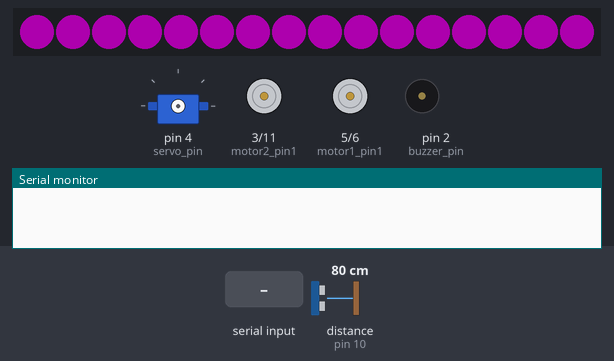
Simulated run of this sketch. Board: Arduino Uno, built with avr-gcc and run on an emulated ATmega328P. Parts: 16 RGB LEDs in strip order, left to right, servo, motor-driver pin pairs drawn as motors (green arrow = first pin HIGH = forward, orange = second pin HIGH = backward, longer = more drive), buzzer (waves = sounding), the last lines printed to the serial monitor. The test bench sets the inputs (shaded band); at power-on: distance to the obstacle (sensor on pin 10) 80 cm. The echo pulse lasts 58.3 µs per cm; dim RGB values are drawn brighter than linear.

Above: at 0.7 s.
5.2 s: "1" received over Serial
At 6.3 s:
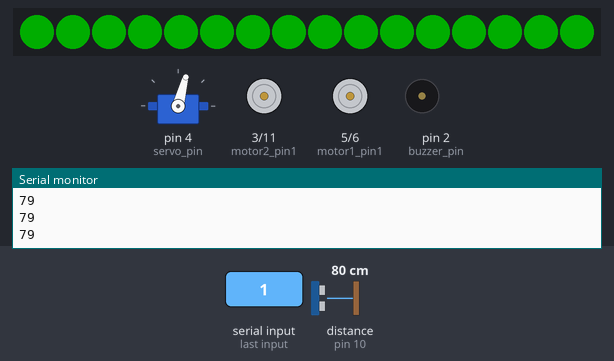
6.9 s: distance to the obstacle (sensor on pin 10) set to 4 cm
At 7.28 s:
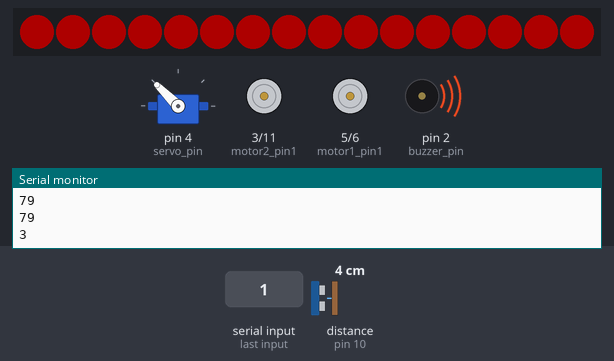
8.8 s: distance to the obstacle (sensor on pin 10) set to 27 cm
10.3 s: distance to the obstacle (sensor on pin 10) set to 33 cm
At 10.51 s:
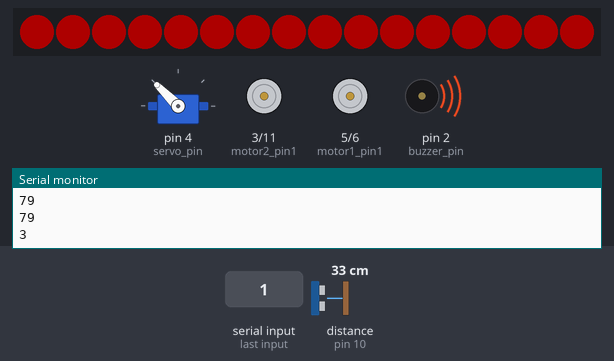
12.3 s: distance to the obstacle (sensor on pin 10) set to 9 cm
At 12.69 s:
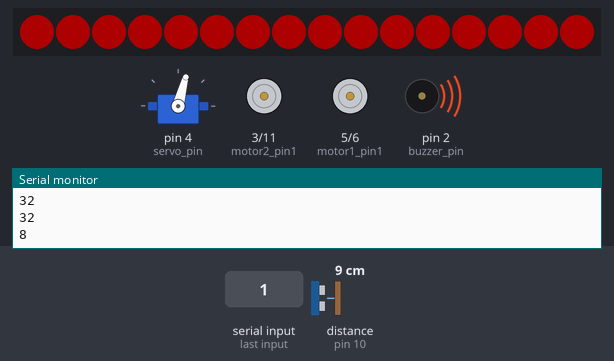
14.2 s: distance to the obstacle (sensor on pin 10) set to 35 cm
At 15.9 s:
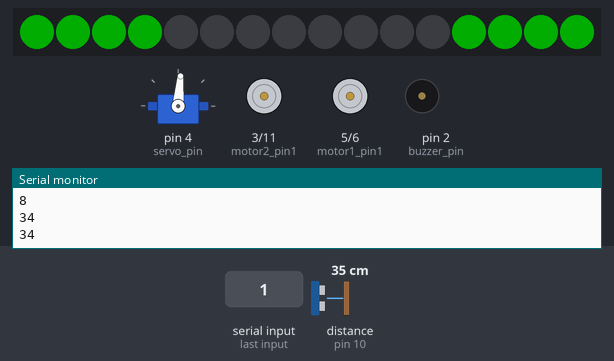
Timing chart, 0 to 17.5 s (numbered marks = the images above; inputs shaded):
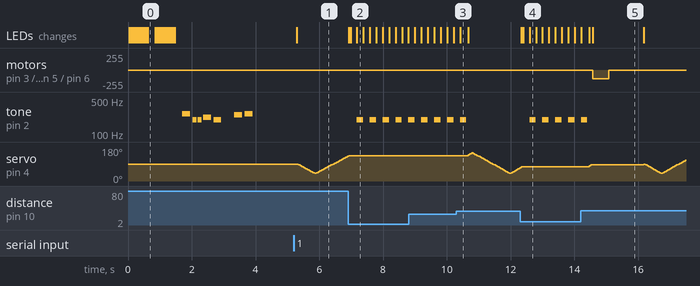

The sketch:

proiect_final.ino
```cpp
#include <SoftwareSerial.h>
#include <Servo.h>
Servo srv;
#define servo_pin 4

// Pini motor 1
#define motor1_pin1 5
#define motor1_pin2 6
// Pini motor 2
#define motor2_pin1 3
#define motor2_pin2 11
#define motor_speed 128
#define interval_ON 500
#define interval_OFF 1000

// Pini ultrasonic sensor
#define echoPin 10
#define trigPin 9
// RGB lights
#include <Adafruit_NeoPixel.h>
#define neopixel_pin 7
#define num_pixels 16
Adafruit_NeoPixel strip = Adafruit_NeoPixel(num_pixels, neopixel_pin, NEO_GRB + NEO_KHZ800);
// buzzer
int melody[] = {262, 196, 196, 220, 196, 0, 247, 262}; //frecvente de note muzicale
int noteDurations[] = {4, 8, 8, 4, 4, 4, 4, 4 };

#define buzzer_pin 2

char t;

// Functia setup() se executa o singura data, la inceputul programului
void setup() {
     Serial.begin(9600); // Interfata Serial 0, pentru PC

  // configurarea pinilor motor ca iesire, initial valoare 0
  pinMode(motor1_pin1, OUTPUT);
  pinMode(motor1_pin2, OUTPUT);
  pinMode(motor2_pin1, OUTPUT);
  pinMode(motor2_pin2, OUTPUT);
  digitalWrite(motor1_pin1, 0);
  digitalWrite(motor1_pin2, 0);
  digitalWrite(motor2_pin1, 0);
  digitalWrite(motor2_pin2, 0);
  pinMode(buzzer_pin, OUTPUT);
  pinMode(trigPin, OUTPUT);
  pinMode(echoPin, INPUT);
  pinMode(servo_pin, OUTPUT);
  pinMode(neopixel_pin, OUTPUT);
  Serial.begin(9600); //functie pentru pornirea interfetei seriale, pentru debugging
  strip.begin(); //initializarea benzii de LED-uri RGB
  strip.setBrightness(50); //setarea luminozitatii pentru banda de LED-uri (maxim 255)
  strip.show(); //afisarea benzii de LED-uri
  functie_pornire();
  functie_melodie();
}
// Functia loop() se executa repetitiv
void loop() {
  if (Serial.available()){
    t = Serial.read();
    Serial.println(t);
  }
  if(t == '1'){
    playWithServo(servo_pin);
    move_robot_forward();
    delay(interval_ON);
    delayStopped(interval_OFF);
  }
  else if(t == '2'){
    playWithServo(servo_pin);
     move_robot_backward();
    delay(interval_ON);
    delayStopped(interval_OFF);
  }
  else if(t == '3'){
    playWithServo(servo_pin);
     move_robot_left();
    delay(interval_ON);
    delayStopped(interval_OFF);
  }
  else if(t == '4'){
    playWithServo(servo_pin);
     move_robot_right();
    delay(interval_ON);
    delayStopped(interval_OFF);
  }
  delay(100);
  // playWithServo(servo_pin);
  // move_robot_forward();
  // delay(interval_ON);
  // delayStopped(interval_OFF);
  // move_robot_backward();
  // delay(interval_ON);
  // delayStopped(interval_OFF);
  // move_robot_left();
  // delay(interval_ON);
  // delayStopped(interval_OFF);
  // move_robot_right();
  // delay(interval_ON);
  // delayStopped(interval_OFF);
}

// Funcție pentru controlul unui motor. Intrare: cei doi pini ai unui motor, direcția (0/1) și viteza de rotatie a motorului (semnal PWM)
void StartMotor (int m1, int m2, int forward, int speed)
{
  if (speed == 0) {
    digitalWrite(m1, 0); // oprire
    digitalWrite(m2, 0);
  } else {
    if (forward) {
      digitalWrite(m2, 0);
      analogWrite(m1, speed); // folosire PWM
    } else {
      digitalWrite(m1, 0);
      analogWrite(m2, speed);
    }
  }
}
// Funcție de oprire a ambelor motoare, urmată de delay
void delayStopped(int ms)
{
  StartMotor (motor1_pin1, motor1_pin2, 0, 0);
  StartMotor (motor2_pin1, motor2_pin2, 0, 0);
  delay(ms);
}

void playWithServo(int pin)
{
  srv.attach(pin);
  for (int i = 90; i > 40; i -= 5) {
    srv.write(i);
    check_distance();
    delay(50);
  }
  for (int i = 40; i < 150; i += 5) {
    srv.write(i);
    check_distance();
    delay(50);
  }
  for (int i = 150; i > 40; i -= 5) {
    srv.write(i);
    check_distance();
    delay(50);
  }
  for (int i = 40; i < 90; i += 5) {
    srv.write(i);
    check_distance();
    delay(50);
  }
  srv.detach();
}

// Functie pentru verificarea distantei pana la obstacol si actionarea motoarelor si a LED-urilor in functie de obstacol
void check_distance() {
  int distance = measure_distance();
  Serial.println(distance);
  if (distance < 30) {
    for (int i = 0; i < strip.numPixels(); i++) {
      strip.setPixelColor(i, strip.Color(255, 0, 0)); //turn LEDs red
    }
    strip.show();
    delayStopped(50); //stop motors
    while (distance < 30) {
      clear_leds();
      noTone(buzzer_pin);
      delay(200);
      for (int i = 0; i < strip.numPixels(); i++) {
        strip.setPixelColor(i, strip.Color(255, 0, 0)); //turn LEDs red
      }
      strip.show();
      tone(buzzer_pin, melody[1], 200);
      delay(200);
      distance = measure_distance();
    }
  }
  else {
    StartMotor (motor1_pin1, motor1_pin2, 0, 0);
    StartMotor (motor2_pin1, motor2_pin2, 0, 0);
    for (int i = 0; i < strip.numPixels(); i++) {
      strip.setPixelColor(i, strip.Color(0, 255, 0)); //turn LEDs green
    }
    strip.show();
  }
}
// Functie pentru masurarea distantei pana la cel mai apropiat obstacol cu ajutorul senzorului ultrasonic. Returneaza distanta in cm
int measure_distance() {
  long duration; // variable for the duration of sound wave travel
  int distance; // variable for the distance measurement
  digitalWrite(trigPin, LOW);
  delayMicroseconds(2);
  // Sets the trigPin HIGH (ACTIVE) for 10 microseconds
  digitalWrite(trigPin, HIGH);
  delayMicroseconds(10);
  digitalWrite(trigPin, LOW);
  duration = pulseIn(echoPin, HIGH);
  distance = duration * 0.034 / 2;
  return distance;
}
// Functie care reda o melodie pe buzzer
void functie_melodie() {
  for (int thisNote = 0; thisNote < 8; thisNote++) {
    int noteDuration = 1000 / noteDurations[thisNote];
    tone(buzzer_pin, melody[thisNote], noteDuration);
    int pauseBetweenNotes = noteDuration * 1.30;
    delay(pauseBetweenNotes);
    noTone(buzzer_pin);
  }
}
// Functie pentru afisarea unei animatii pe LED-uri la pornire
void functie_pornire() {
  for (int i = 0; i < strip.numPixels(); i++) {
    strip.setPixelColor(i, strip.Color(255, 0, 255));
    strip.show();
    delay(40);
  }
  delay(200);
  for (int i = 0; i < strip.numPixels(); i++) {
    strip.setPixelColor(i, strip.Color(0, 0, 0));
    strip.show();
    delay(40);
  }
  delay(200);
}
// Functie pentru miscarea robotului in fata
void move_robot_forward() {
  show_LEDs_forward();
  StartMotor (motor1_pin1, motor1_pin2, 0, motor_speed);
  StartMotor (motor2_pin1, motor2_pin2, 0, motor_speed);
}
void show_LEDs_forward() {
  clear_leds();
  for (int i = 0; i <= 3; i++) {
    strip.setPixelColor(i, strip.Color(0, 255, 0));
  }
  for (int i = 12; i <= 15; i++) {
    strip.setPixelColor(i, strip.Color(0, 255, 0));
  }
  strip.show();
}
// Functie pentru miscarea robotului in spate
void move_robot_backward() {
  show_LEDs_backward();
  StartMotor (motor1_pin1, motor1_pin2, 1, motor_speed);
  StartMotor (motor2_pin1, motor2_pin2, 1, motor_speed);
}
void show_LEDs_backward() {
  clear_leds();
  for (int i = 4; i <= 11; i++) {
    strip.setPixelColor(i, strip.Color(0, 255, 0));
  }
  strip.show();
}
// Functie pentru miscarea robotului in stanga
void move_robot_left() {
  show_LEDs_left();
  StartMotor (motor1_pin1, motor1_pin2, 0, motor_speed);
  StartMotor (motor2_pin1, motor2_pin2, 1, motor_speed);
}
void show_LEDs_left() {
  clear_leds();
  for (int i = 0; i <= 7; i++) {
    strip.setPixelColor(i, strip.Color(0, 255, 255));
  }
  strip.show();
}
// Functie pentru miscarea robotului in dreapta
void move_robot_right() {
  show_LEDs_right();
  StartMotor (motor1_pin1, motor1_pin2, 1, motor_speed);
  StartMotor (motor2_pin1, motor2_pin2, 0, motor_speed);
}
void show_LEDs_right() {
  clear_leds();
  for (int i = 8; i <= 15; i++) {
    strip.setPixelColor(i, strip.Color(255, 0, 255));
  }
  strip.show();
}
// Functie pentru oprirea LED-urilor
void clear_leds() {
  for (int i = 0; i < strip.numPixels(); i++) {
    strip.setPixelColor(i, strip.Color(0, 0, 0));
  }
  strip.show();
}
```

Measured:
- the behaviour switches between 30 and 31 cm on distance to the obstacle (sensor on pin 10) (found by bisection; images 2 and 3)
- after the input at 5.2 s, the LEDs: change after 0.09 s (image 1)
- after the input at 6.9 s, tone on pin 2 (buzzer_pin): alternates 196 Hz for 0.20 s and silent for 0.20 s, starting after 0.28 s; servo on pin 4 (servo_pin): goes on until 6.9 s, then stays 135°; the LEDs: change at once (image 2)
- after the input at 10.3 s, tone on pin 2 (buzzer_pin): goes on until 10.6 s, then stays silent
- after the input at 12.3 s, motor on pin 3 (motor2_pin1) / pin 11 (motor2_pin2), motor on pin 5 (motor1_pin1) / pin 6 (motor1_pin2): stays stopped (without the input it goes to backward 128/255 after 0.20 s)
- after the input at 14.2 s, motor on pin 3 (motor2_pin1) / pin 11 (motor2_pin2), motor on pin 5 (motor1_pin1) / pin 6 (motor1_pin2): stopped → backward 128/255 after 0.37 s, → stopped 0.50 s later
- what the display in image 5 shows lasts 1.6 s, from 14.6 s to 16.2 s
